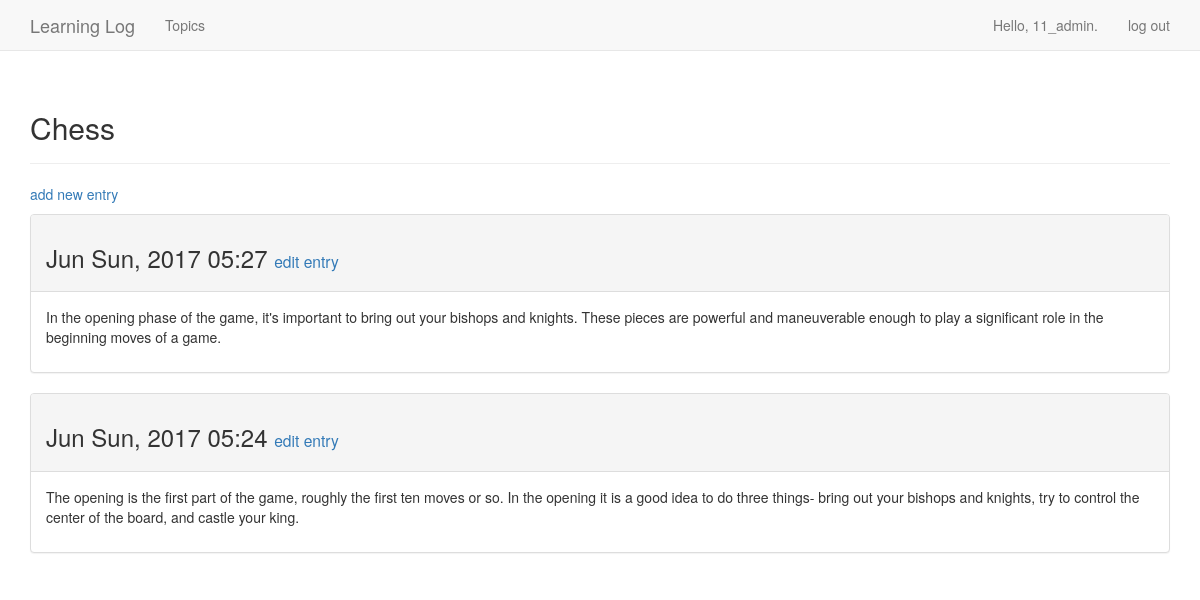
Page /topics/1/ (signed in) on the earlier database version.
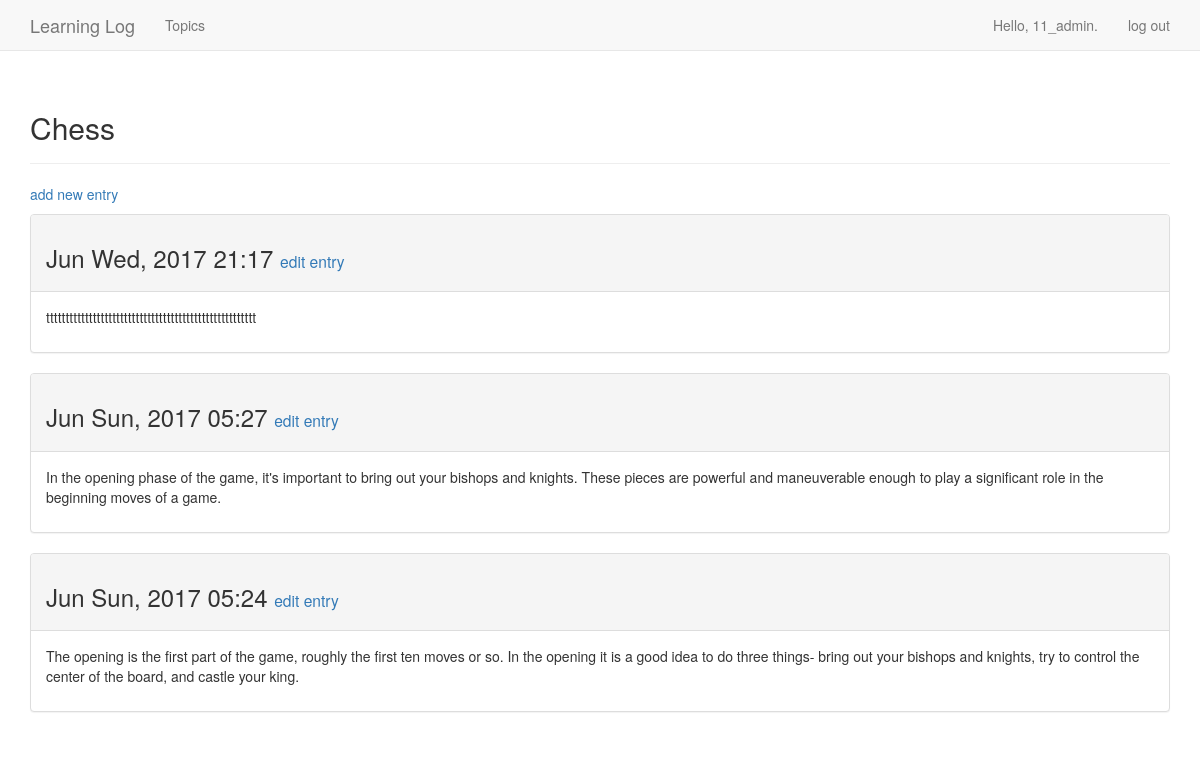
Same page on the later database version.
### learning_logs/models.py (models this page shows, shortened)
class Entry(models.Model):
	topic = models.ForeignKey(Topic)
	text = models.TextField()
	date_added = models.DateTimeField(auto_now_add=True)
	class Meta:
		verbose_name_plural = 'entries'

### learning_logs/views.py (the view)
# urls.py: url(r'^topics/(?P<topic_id>\d+)/$', views.topic, name='topic'),
@login_required
def topic(request, topic_id):
	topic = get_object_or_404(Topic, id=topic_id)
	if topic.owner != request.user:
		raise Http404
	entries = topic.entry_set.order_by('-date_added')
	context = {'topic': topic, 'entries': entries}
	return render(request, 'learning_logs/topic.html', context)

### learning_logs/models.py (called while the page is built)
	def __str__(self):
		return self.text

### learning_logs/templates/learning_logs/topic.html
{% extends 'learning_logs/base.html' %}
{% block header %}
	<h2>{{ topic }}</h2>
{% endblock header %}
{% block content %}
	<p>
		<a href="{% url 'learning_logs:new_entry' topic.id %}">add new entry</a>
	</p>
	{% for entry in entries %}
		<div class="panel panel-default">
			<div class="panel-heading">
				<h3>
					{{ entry.date_added|date:'M D, Y H:i' }}
					<small>
						<a href="{% url 'learning_logs:edit_entry' entry.id %}">edit entry</a>
					</small>
				</h3>
			</div>
			<div class="panel-body">
				{{ entry.text|linebreaks }}
			</div>
		</div>
	{% empty %}
			There are no entries for this topic yet
	{% endfor %}
{% endblock content %}

Differences in the rows shown:
added Entry: date_added "Jun Wed, 2017 21:17", text "tttttttttttttttttttttttttttttttttttttttttttttttttttttt"
